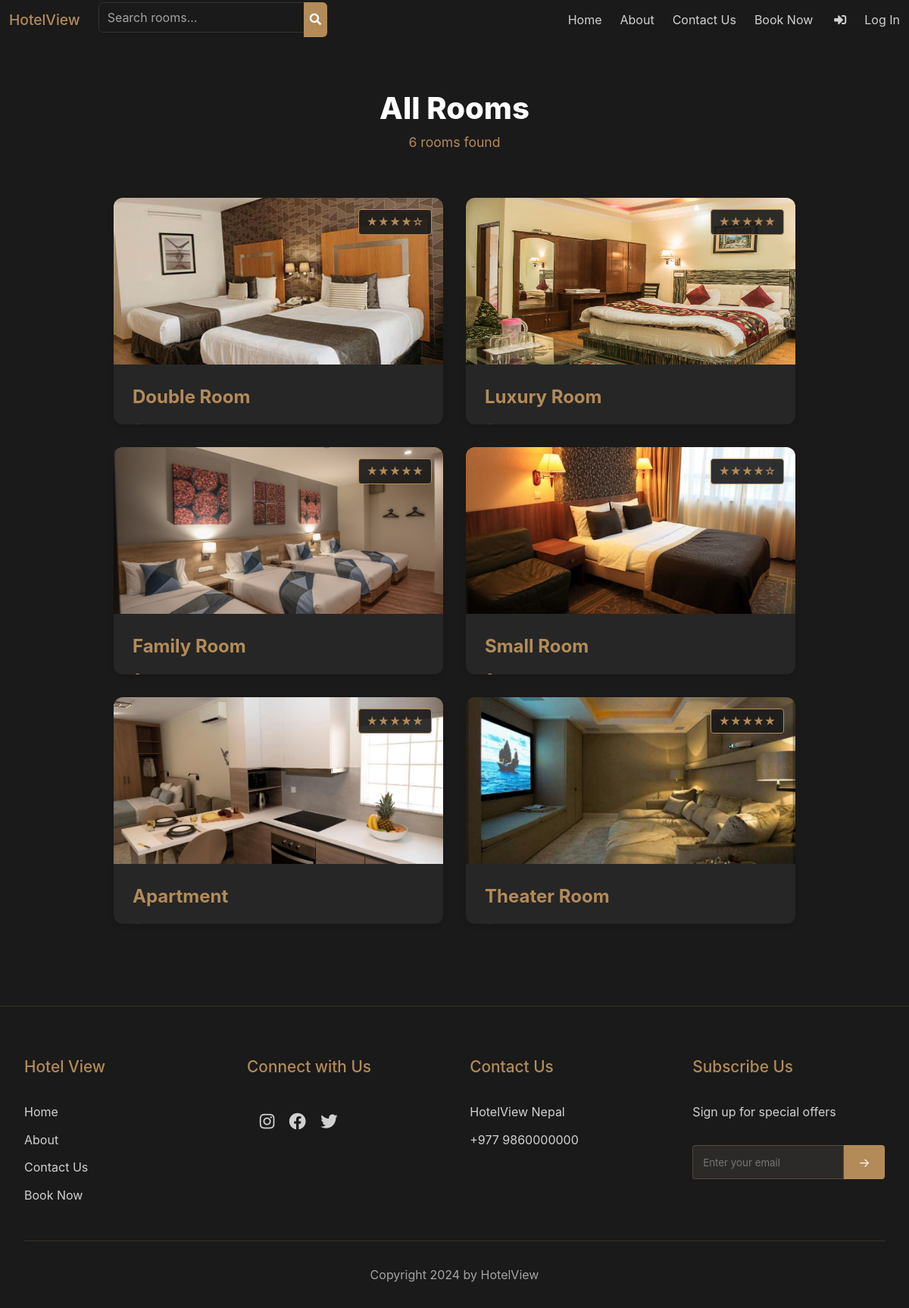
The app's page /search/ with its own data.
### hotel/models.py (models this page shows, shortened)
class Room(models.Model):
    name = models.CharField(max_length=100)
    slug = models.SlugField(unique=True)
    description = models.TextField()
    price = models.DecimalField(max_digits=10, decimal_places=2)
    max_guests = models.IntegerField()
    beds = models.IntegerField()
    size = models.IntegerField(help_text="Size in square feet")
    rating = models.CharField(max_length=10)
    image = models.ImageField(upload_to='rooms/')
    is_available = models.BooleanField(default=True)
    created_at = models.DateTimeField(auto_now_add=True)
    updated_at = models.DateTimeField(auto_now=True)

### hotel/views.py (the view)
# urls.py: path('search/', views.search_rooms, name='search'),
def search_rooms(request):
    query = request.GET.get('q', '')
    if query:
        rooms = Room.objects.filter(
            Q(name__icontains=query) |
            Q(description__icontains=query)
        ).filter(is_available=True)
    else:
        rooms = Room.objects.filter(is_available=True)
    context = {
        'rooms': rooms,
        'query': query
    }
    return render(request, 'search_results.html', context)

### templates/search_results.html (shortened to what this page needs)
{% extends 'base.html' %}
{% load static %}
{% block content %}
<div class="search-results-section">
    <div class="container">
        <div class="search-header">
            {% if query %}
                <h1 class="title">Search Results for "{{ query }}"</h1>
            {% else %}
                <h1 class="title">All Rooms</h1>
            {% endif %}
            <p class="results-count">{{ rooms.count }} room{{ rooms.count|pluralize }} found</p>
        </div>
        {% if rooms %}
            <div class="rooms-grid">
                {% for room in rooms %}
                <div class="room-card">
                    <div class="room-image">
                        <img src="{{ room.image.url }}" alt="{{ room.name }}">
                        <div class="room-rating">{{ room.rating }}</div>
                    </div>
                    <div class="room-info">
                        <h3>{{ room.name }}</h3>
                        <div class="room-meta">
                            <span> Max {{ room.max_guests }} Guests</span>
                            <span> {{ room.beds }} Bed{{ room.beds|pluralize }}</span>
                        </div>
                    </div>
                </div>
                {% endfor %}
            </div>
        {% else %}
            <div class="no-results">
                <p>No rooms found matching your search.</p>
                <a href="{% url 'hotel:book' %}" class="button book-now">View All Rooms</a>
            </div>
        {% endif %}
    </div>
</div>
{% endblock %}

### static/styles/styles.css (style rules this page uses)
.room-card { position: relative; aspect-ratio: 16/11; overflow: hidden; border-radius: 12px; box-shadow: 0 4px 15px rgba(0, 0, 0, 0.3); transition: all 0.3s ease; }
.room-card img { width: 100%; height: 100%; object-fit: cover; transition: transform 0.5s ease; }
.rooms-grid { display: grid; grid-template-columns: repeat(2, 1fr); gap: 1.5rem; max-width: 900px; margin: 0 auto 3rem; }
.room-image { position: relative; height: 220px; overflow: hidden; }
.room-image img { width: 100%; height: 100%; object-fit: cover; }
.room-rating { position: absolute; top: 1rem; right: 1rem; background-color: rgba(26, 26, 26, 0.9); padding: 0.4rem 0.8rem; border-radius: 20px; border: 1px solid #b38b59; }
.room-image { position: relative; height: 200px; }
.room-info { padding: 30px; }
.room-rating { display: flex; align-items: center; gap: 15px; }

### templates/search_results.html (style rules this page uses)
.search-results-section { padding: 120px 20px 40px; background: #1a1a1a; min-height: calc(100vh - 200px); }
.search-header { margin-bottom: 40px; text-align: center; }
.search-header .title { color: #fff; font-size: 2.5rem; margin-bottom: 10px; }
.results-count { color: #b38b59; font-size: 1.1rem; }
.rooms-grid { display: grid; grid-template-columns: repeat(auto-fill, minmax(320px, 1fr)); gap: 30px; padding: 20px 0; }
.room-card { background: #262626; border-radius: 12px; overflow: hidden; transition: transform 0.3s, box-shadow 0.3s; box-shadow: 0 4px 6px rgba(0,0,0,0.1); }
.room-image { position: relative; height: 220px; }
.room-image img { width: 100%; height: 100%; object-fit: cover; }
.room-rating { position: absolute; top: 15px; right: 15px; background: rgba(26, 26, 26, 0.9); color: #b38b59; padding: 5px 10px; border-radius: 4px; font-size: 0.9rem; }
.room-info { padding: 25px; }
.room-info h3 { color: #b38b59; font-size: 1.5rem; margin-bottom: 15px; font-weight: bold; }
.room-meta { display: flex; justify-content: space-between; color: #fff; margin-bottom: 12px; font-size: 0.95rem; }

### records on screen
Room: image (picture), rating "★★★★☆", name "Double Room"
Room: image (picture), rating "★★★★★", name "Luxury Room"
Room: image (picture), rating "★★★★★", name "Family Room"
Room: image (picture), rating "★★★★☆", name "Small Room"
Room: image (picture), rating "★★★★★", name "Apartment"
Room: image (picture), rating "★★★★★", name "Theater Room"

### other values on screen
{{ rooms.count }} "6"
